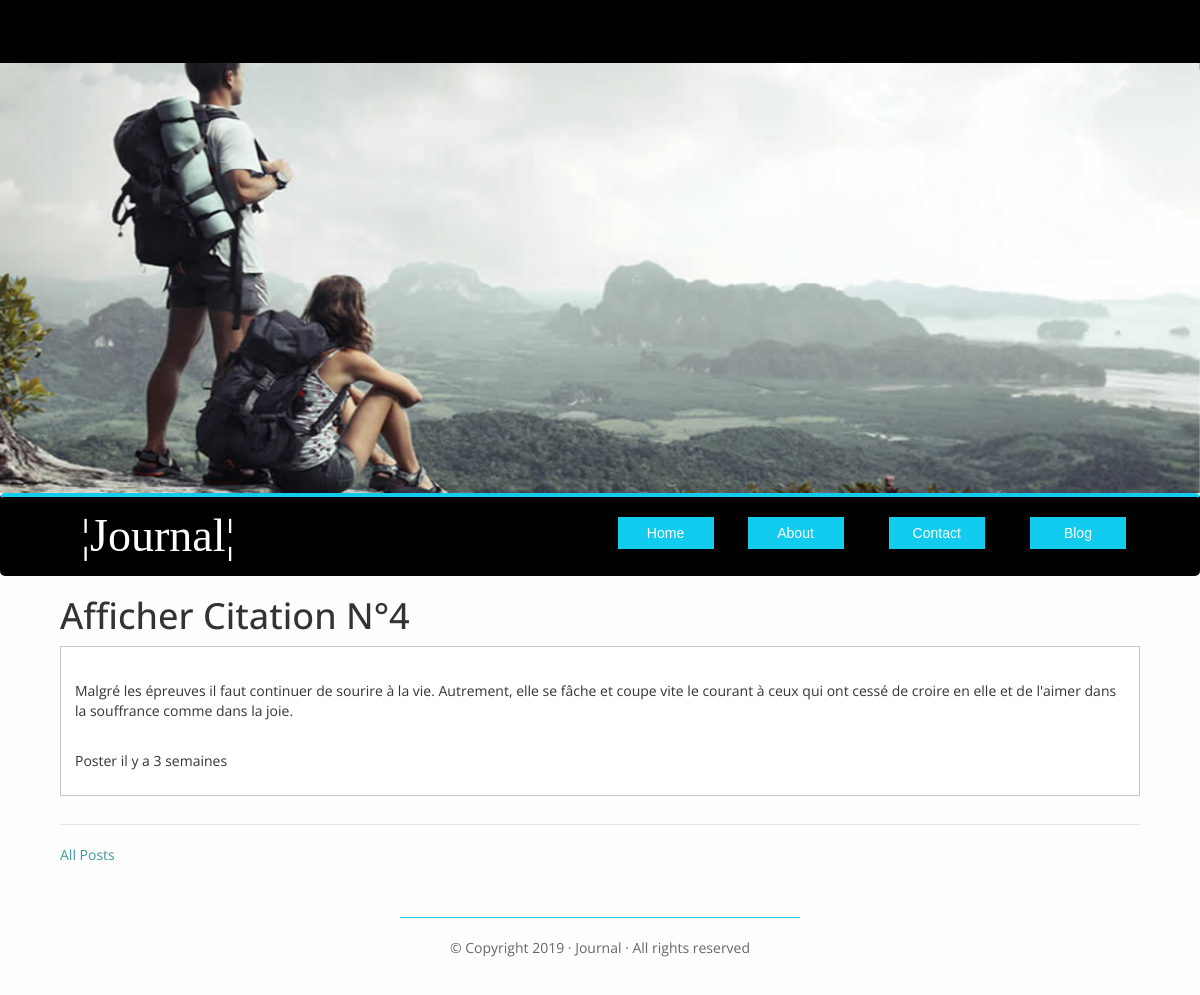
/blog/posts/4, run on the app's committed database.
### blog/models.py (models this page shows, shortened)
class Post(models.Model):
	title=models.CharField(max_length=255)
	body=models.TextField()
	created_at=models.DateTimeField(auto_now_add=True)
	updated_at=models.DateTimeField(auto_now=True)

### blog/views.py (the view)
# urls.py: url(r'^posts/(?P<id>[0-9]+)$', views.show),
def show(request , id):
	post = Post.objects.get(pk=id)
	return render(request, 'blog/show.html' , {'post': post})

### blog/templates/blog/show.html (shortened to what this page needs)
{% extends 'layouts/_nav.html' %}
{% block content %}
   <h1>Afficher Citation N°{{post.id}}</h1>
   <article>
	  <ul>
    	  <p>{{post.body}}</p>
    	   <br>
    	    <p class="time"><time datetime="{{ post.created_at|date:'Y-m-d'}}">Poster il y a {{ post.created_at|timesince }}</time></p>
      </ul>
    </article>
    <hr>
    <p><a href="{% url 'index' %}">All Posts</p>
{% endblock %}

### blog/static/css/style.css (style rules this page uses)
body { font-family: 'open Sans', Helvetica, Arial, sans-serif; background-color: #fefefe; }
* { margin: 0; padding: 0; }
article { background-color: #fff; border: 1px solid #c5c5c5; margin-bottom:2em; padding: 1em; }
ul { padding:0; margin:0; list-style-type:none; }

### blog/templates/layouts/_nav.html (style rules this page uses)
ul { padding:0; margin:0; list-style-type:none; }

### data on the page
Post: id "4", body "Malgré les épreuves il faut continuer de sourire à la vie. Autrement, elle se fâche et coupe vite le courant à ceux qui ont cessé de croire en elle et de l'aimer dans la souffrance comme dans la joie.", created_at "3 semaines"
